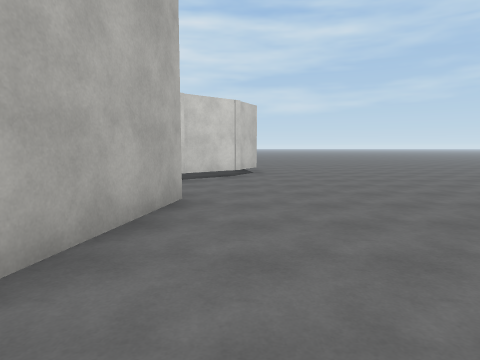
view 1 (above)

16 first-person views from a walk through a Unity game level. The camera is 1.5 m above the floor, tilts 6° down and sees 75° across. The floor is counted in squares, 2 m on a side. Each view is taken from the middle of a square. On the plan, view 1 faces up. The plan holds only what a view shows up to about 10 squares ahead; the rest is blank. The place goes on beyond the plan. The player character is not drawn. Surface patterns are stand-ins for the level's own textures.

view 2
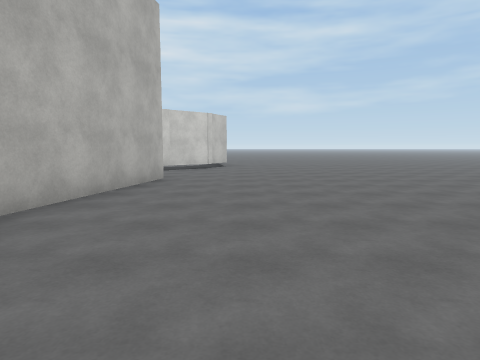

view 3
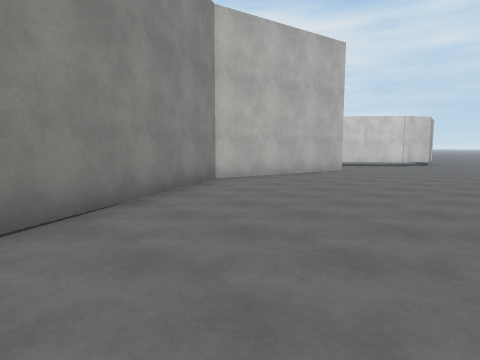

view 4
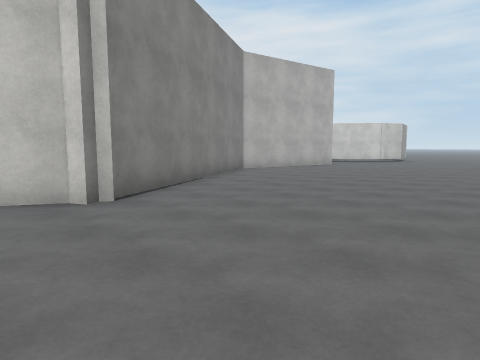

view 5
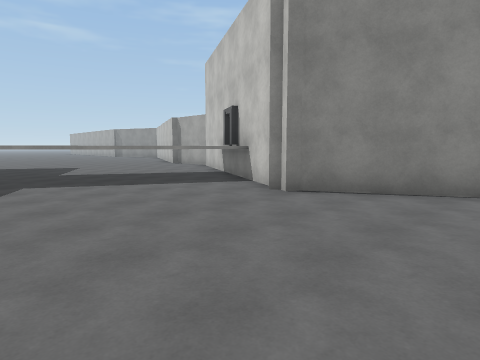

view 6
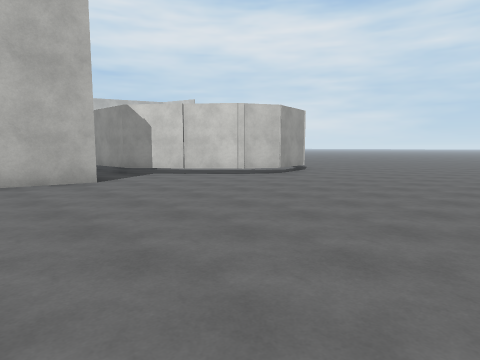

view 7
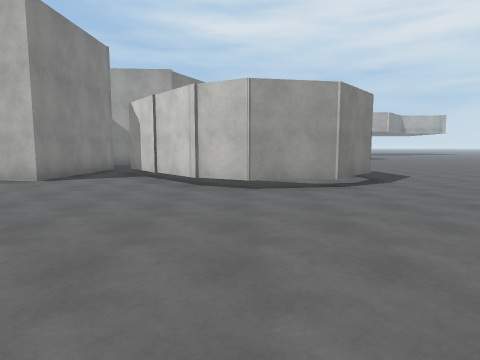

view 8
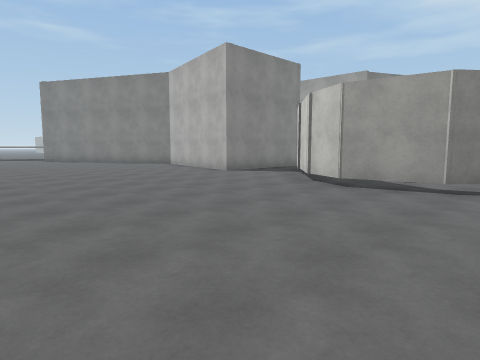

view 9
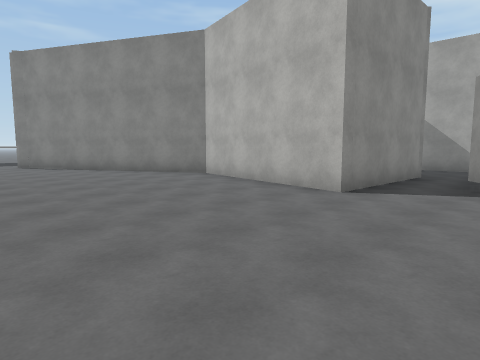

view 10
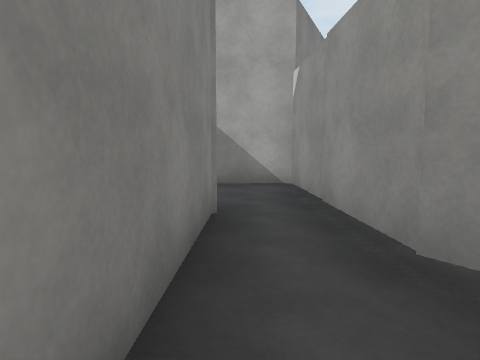

view 11
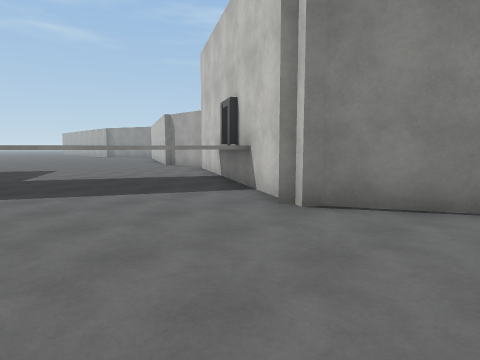

view 12
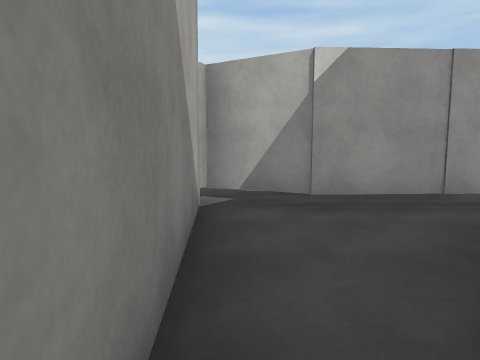

view 13
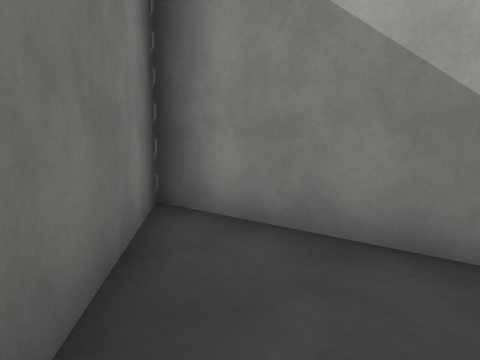

view 14
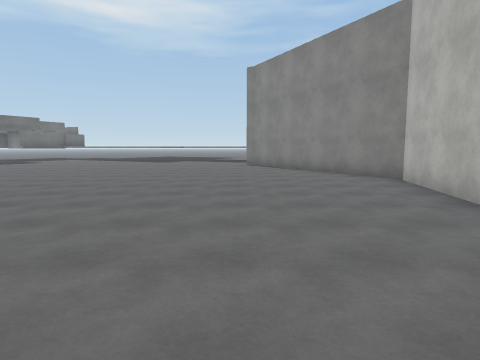

view 15
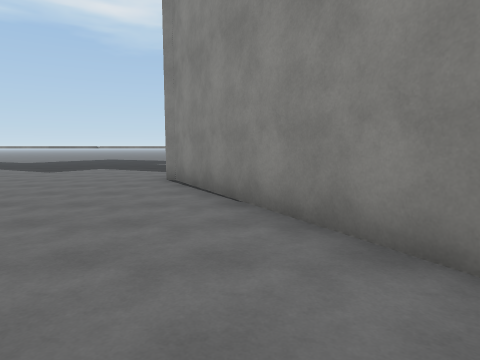

view 16
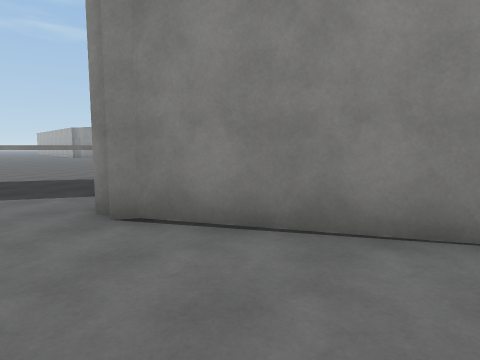

### Floor plan
Key: @ floor where view 1 was taken; # wall or solid block; . floor; = window, fence, low wall or low ledge; ^ raised ledge; T thing the floor can be seen under or through.
Columns run from 8 left of view 1 to 6 right of it. Each row starts with its distance up from view 1.
 12        #.......
 11        ##......
 10         #......
  9         #......
  8       ###......
  7 ###. ##........
  6 #.####.........
  5 #..............
  4 #..## ##.......
  3 #.#=   #.......
  2 #.#   =........
  1  #    #........
  0       #.@......
 -1       #........
 -2        #.......
 -3        ##......
 -4         #......
 -5         ##.....
 -6          #.....
 -7          #.....
 -8         #T.....
 -9        ##TT...^
-10        #T  TT.
-11        #     ^
-12       #...
-13         ....^
-14         ....
-15          ..

Where each view was taken, in squares from view 1:
view 1: 0 up, 0 right, facing up
view 2: 3 down, 1 right, facing up
view 3: 5 down, 4 right, facing up-left
view 4: 8 down, 6 right, facing up-left
view 5: 3 down, 6 right, facing down-left
view 6: 2 up, 6 right, facing up-left
view 7: 9 up, 6 right, facing left
view 8: 12 up, 6 right, facing down-left
view 9: 7 up, 4 right, facing down-left
view 10: 5 up, 1 left, facing left
view 11: 4 down, 5 right, facing down-left
view 12: 2 up, 7 left, facing up
view 13: 5 up, 5 left, facing down-left
view 14: 7 up, 2 right, facing down
view 15: 1 up, 0 right, facing down
view 16: 3 down, 3 right, facing down-left
